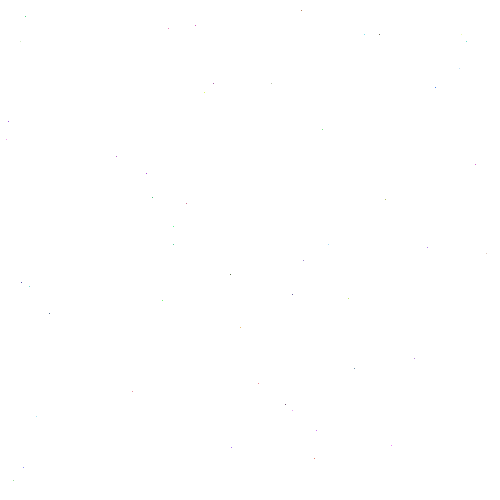
Frame 1 (no input)
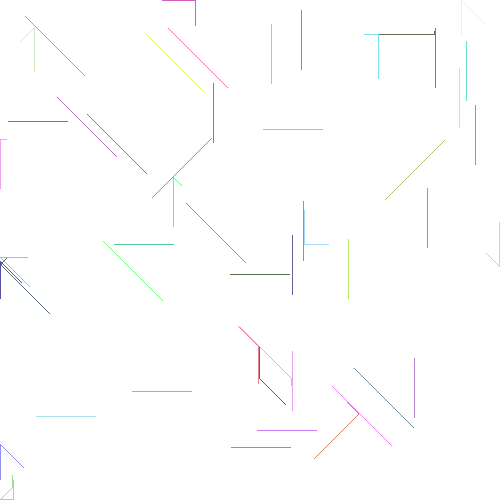
Frame 60 (the mouse pressed at the canvas centre just before this capture)
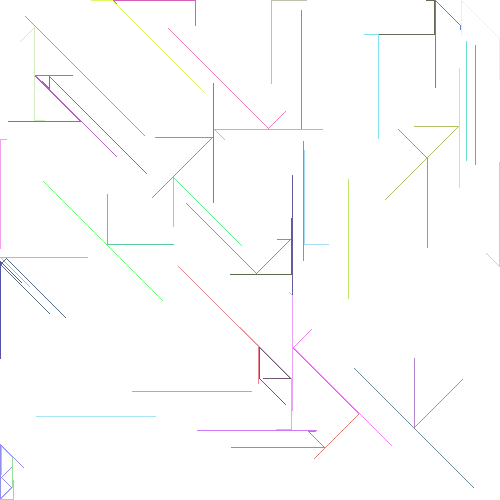
Frame 120 (the mouse held since frame 60 and released just before this capture)

The Processing sketch that drew these frames (run headless with seeded random() and noise(); from frame 60 on, the mouse is pressed at the canvas centre):

// Processing sketch: processing_721
// ── processing_721.pde

//Sketch by Luke Noonan
//http://fareastcoastnoise.blogspot.com/


int[] xarray;
int[] yarray;
int[] vecarray;
int[] rcarray;
int[] gcarray;
int[] bcarray;
int lines;

void setup()
{
  lines= 50;
  xarray = new int[lines+1];
  yarray = new int[lines+1];
  vecarray = new int[lines+1];
  rcarray = new int[lines+1];
  gcarray = new int[lines+1];
  bcarray = new int[lines+1];
  background(255);
  size(500,500);
  stroke(0);
for(int i=lines; i>0; i--){
  xarray[i]=int(random(width));
  yarray[i]=int(random(height));
  vecarray[i]=int(random(1,8));
  rcarray[i]=int(random(0,255));
  gcarray[i]=int(random(0,255));
  bcarray[i]=int(random(0,255));
}
}

void draw()
{
for(int i=lines; i>0; i--)
{
  move(i);
}
}

void move(int index)
{
  stroke(rcarray[index],gcarray[index],bcarray[index]);
switch(vecarray[index]){
case 1://south
if(get(xarray[index],yarray[index]+1)==color(255))
{
  point(xarray[index],yarray[index]+1);
  yarray[index]+=1;
}
else
{vecarray[index] = int(random(1,8));}
break;
case 2://south east
if(get(xarray[index]+1,yarray[index]+1)==color(255))
{
  point(xarray[index]+1,yarray[index]+1);
  xarray[index]+=1;
  yarray[index]+=1;
}
else
{vecarray[index] = int(random(1,8));}

break;
case 3://east
if(get(xarray[index]+1,yarray[index])==color(255))
{
  point(xarray[index]+1,yarray[index]);
  xarray[index]+=1;
}
else
{vecarray[index] = int(random(1,8));}
break;

case 4://north east
if(get(xarray[index]+1,yarray[index]-1)==color(255))
{
  point(xarray[index]+1,yarray[index]-1);
  xarray[index]+=1;
  yarray[index]-=1;
}
else
{vecarray[index] = int(random(1,8));}

break;
case 5://north
if(get(xarray[index],yarray[index]-1)==color(255))
{
  point(xarray[index],yarray[index]-1);
  yarray[index]-=1;
}
else
{vecarray[index] = int(random(1,8));}

break;
case 6://north west
if(get(xarray[index]-1,yarray[index]-1)==color(255))
{
  point(xarray[index]-1,yarray[index]-1);
  xarray[index]-=1;
  yarray[index]-=1;
}
else
{vecarray[index] = int(random(1,8));}

break;
case 7://west
if(get(xarray[index]-1,yarray[index])==color(255))
{
  point(xarray[index]-1,yarray[index]);
  xarray[index]-=1;
}
else
{vecarray[index] = int(random(1,8));}

break;
case 8://south west
if(get(xarray[index]-1,yarray[index]+1)==color(255))
{
  point(xarray[index]-1,yarray[index]+1);
  xarray[index]-=1;
  yarray[index]+=1;
}
else
{vecarray[index] = int(random(1,8));}

break;
}
}
//http://fareastcoastnoise.blogspot.com/
